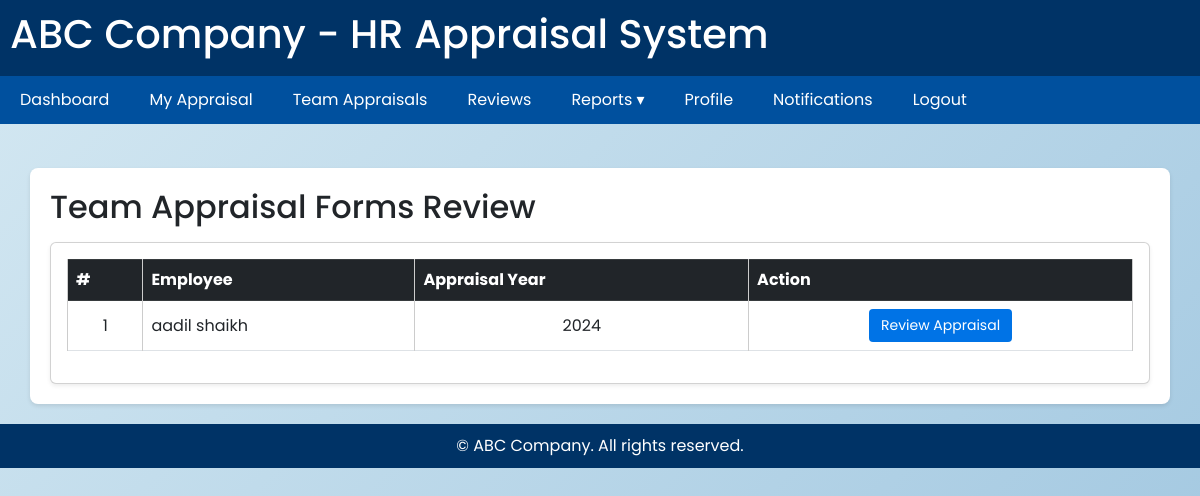
Page /masters/team (signed in) on the committed database.
### masters/models.py (models this page shows, shortened)
class AppraisalForm(models.Model):
    appraisal_cycle = models.ForeignKey("AppraisalCycle", on_delete=models.CASCADE)
    employee = models.ForeignKey("Employee", on_delete=models.CASCADE, related_name="appraisals")
    supervisor = models.ForeignKey("Employee", on_delete=models.SET_NULL, null=True, blank=True, related_name="supervised_appraisals")
    department = models.ForeignKey("Department", on_delete=models.SET_NULL, null=True, blank=True)
    role = models.ForeignKey("Role", on_delete=models.SET_NULL, null=True, blank=True)
    created_at = models.DateTimeField(auto_now_add=True)
    updated_at = models.DateTimeField(auto_now=True)
    status = models.CharField(
        max_length=20,
        choices=[("Draft", "Draft"), ("Submitted", "Submitted"), ("Reviewed", "Reviewed"), ("Closed", "Closed")],
        default="Draft"
    )

class Employee(models.Model):
    user = models.OneToOneField(
        settings.AUTH_USER_MODEL,
        on_delete=models.CASCADE,
        null=True, blank=True,
        related_name="employee_profile"
)
    employee_id = models.CharField(max_length=20, unique=True)
    employee_salution = models.CharField(max_length=15, null=True, blank=True)
    first_name = models.CharField(max_length=100)
    last_name = models.CharField(max_length=100)
    email = models.EmailField(unique=True)
    gender = models.CharField(max_length=10,null=True, blank=True)
    contact_number = models.IntegerField(default=0)
    department = models.ForeignKey("Department", on_delete=models.SET_NULL, null=True)
    role = models.ForeignKey("Role", on_delete=models.SET_NULL, null=True)
    supervisor = models.ForeignKey("self", on_delete=models.SET_NULL, null=True, blank=True)
    status = models.CharField(
        max_length=20,
        choices=[("Active", "Active"), ("Inactive", "Inactive")],
        default="Active",
    )

class AppraisalCycle(models.Model):
    name = models.CharField(max_length=100)
    year = models.CharField(max_length=100,blank=True, null=True)
    start_date = models.DateField()
    end_date = models.DateField()
    status = models.CharField(
        max_length=20,
        choices=[
            ("Draft", "Draft"),
            ("Active", "Active"),
            ("Closed", "Closed"),
        ],
        default="Draft",
    )

### masters/views.py (the view)
# urls.py: path("team",views.team_appraisal_list, name="team_appraisal"),
def team_appraisal_list(request):
    employee = get_object_or_404(Employee, user=request.user)
    active_cycle = AppraisalCycle.objects.filter(status="Active").first()
    forms = AppraisalForm.objects.none()
    if active_cycle:
        role_name = employee.role.role_name.lower()
        if role_name == "manager":
            forms = AppraisalForm.objects.filter(
                employee__department=employee.department,
                appraisal_cycle=active_cycle
            ).exclude(employee=employee)
        elif role_name in ["supervisor", "supervisior"]:
            forms = AppraisalForm.objects.filter(
                employee__supervisor=employee,
                appraisal_cycle=active_cycle
            )
    context = {"team_appraisal_forms": forms}
    return render(request, "masters/team_appraisal_list.html", context)

### masters/context_processors.py (called while the page is built)
def role_name(request):
    if request.user.is_authenticated:
        try:
            employee = Employee.objects.get(user=request.user)
            return {"role_name": employee.role.role_name.lower()}
        except Employee.DoesNotExist:
            return {"role_name": None}
    return {"role_name": None}

### templates/masters/team_appraisal_list.html
{% extends 'base.html' %}
{% block content %}
<div class="container mt-4">
  <h2 class="mb-3">Team Appraisal Forms Review</h2>
  <div class="card shadow-sm">
    <div class="card-body">
      <table class="table table-hover table-bordered align-middle">
        <thead class="table-dark text-center">
          <tr>
            <th scope="col">#</th>
            <th scope="col">Employee</th>
            <th scope="col">Appraisal Year</th>
            <th scope="col">Action</th>
          </tr>
        </thead>
        <tbody>
          {% for form in team_appraisal_forms %}
          <tr>
            <td class="text-center">{{ forloop.counter }}</td>
            <td>{{ form.employee.first_name }} {{ form.employee.last_name }}</td>
            <td class="text-center">{{ form.appraisal_cycle.year }}</td>
            <td class="text-center">
              <a href="{% url 'masters:appraisal_form' form.id %}"
                 class="btn btn-sm btn-primary">
                Review Appraisal
              </a>
            </td>
          </tr>
          {% empty %}
          <tr>
            <td colspan="4" class="text-center text-muted py-3">
              No appraisal forms found for your team
            </td>
          </tr>
          {% endfor %}
        </tbody>
      </table>
    </div>
  </div>
</div>
{% endblock %}

### static/style.css (style rules this page uses)
* { margin: 0; padding: 0; box-sizing: border-box; font-family: "Poppins", sans-serif; }
body { margin: 0; padding: 0; background: linear-gradient(135deg, #d4e8f2, #9ec5df); height: 100vh; overflow: hidden; }

### templates/base.html (style rules this page uses)
body { font-family: Arial, sans-serif; margin:0; background-color:#f5f9fc; }
.container { background:white; padding:20px; border-radius:8px; box-shadow:0 2px 4px rgba(0,0,0,0.1); }
table { border-collapse:collapse; width:100%; }
table, th, td { border:1px solid #ccc; }
th { background-color:#0073e6; color:white; }
td, th { padding:8px; text-align:left; }
.btn { background-color:#0073e6; color:white; padding:6px 12px; border:none; border-radius:4px; cursor:pointer; }

### rows in the picture
AppraisalForm: employee.first_name "aadil", employee.last_name "shaikh", appraisal_cycle.year "2024"
